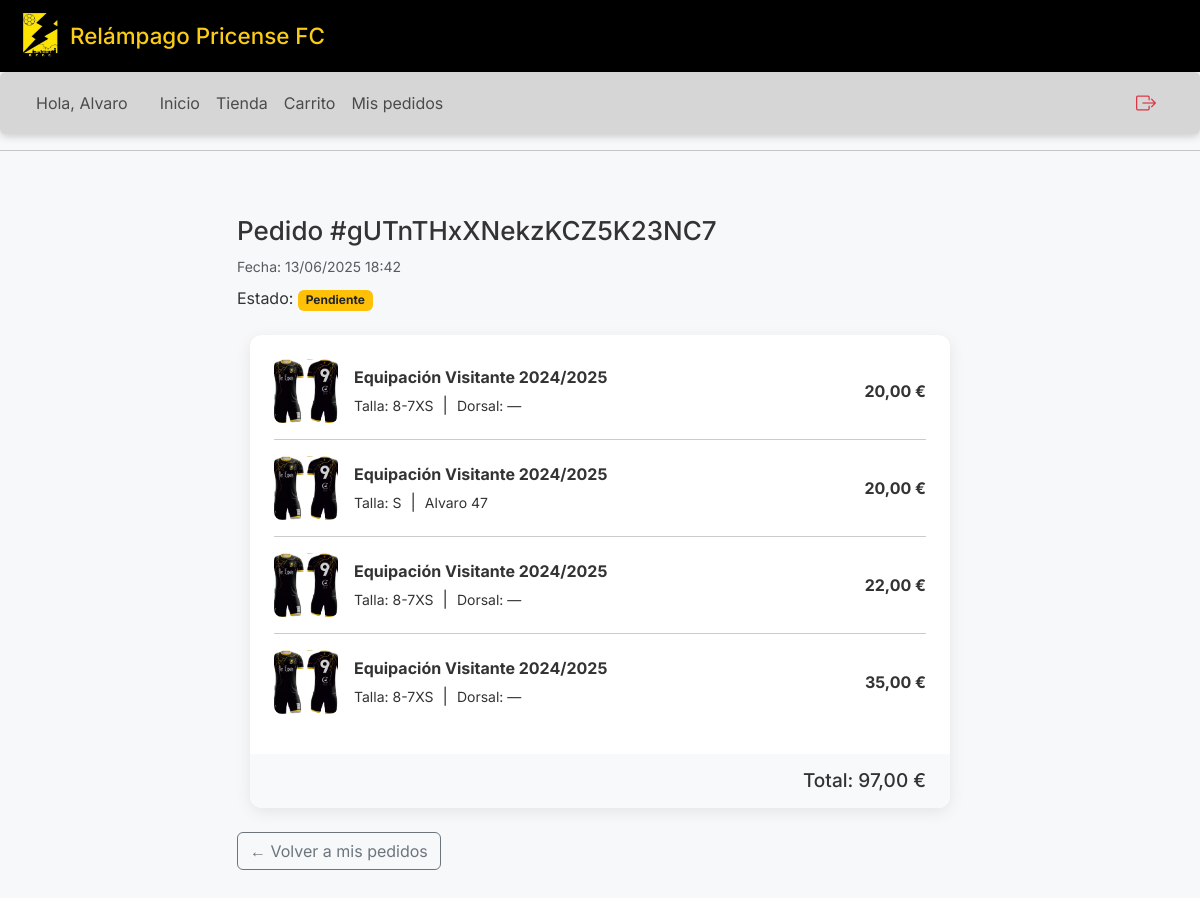
Page /mis-pedidos/gUTnTHxXNekzKCZ5K23NC7/ (signed in) on the committed database.
### relampagoweb/models.py (models this page shows, shortened)
class Usuario(AbstractBaseUser, PermissionsMixin):
    name = models.CharField(max_length=100)
    apellidos = models.CharField(max_length=100)
    telefono = models.CharField(max_length=20)
    email = models.EmailField(unique=True)
    is_active = models.BooleanField(default=True)
    is_staff = models.BooleanField(default=False)
    is_gestor = models.BooleanField(default=False)
    USERNAME_FIELD = 'email'
    REQUIRED_FIELDS = ['name', 'apellidos']
    objects = UsuarioManager()

class Pedido(models.Model):
    usuario = models.ForeignKey(settings.AUTH_USER_MODEL, on_delete=models.CASCADE, related_name='pedidos')
    fecha = models.DateTimeField(auto_now_add=True)
    pagado = models.BooleanField(default=False)
    id = models.CharField(primary_key=True, max_length=22, default=shortuuid.uuid, editable=False)
    usar_descuento = models.BooleanField(default=False)
    from decimal import Decimal
    @property
    def total(self):
        PRECIO_CAMISETA_NORMAL   = Decimal('22.00')
        PRECIO_CAMISETA_DESC     = Decimal('20.00')
        total = Decimal('0.00')
        num_camisetas = 0
        for linea in self.lineas.all():
            if linea.compra_tipo == 'solo_camiseta':
                num_camisetas += 1
            else:
                total += linea.producto.precio
        if num_camisetas:
            pares   = (num_camisetas // 2) if self.usar_descuento else 0
            sueltas = num_camisetas - (pares * 2)
            total += (pares * 2) * PRECIO_CAMISETA_DESC
            total += sueltas * PRECIO_CAMISETA_NORMAL
        return total

class LineaPedido(models.Model):
    pedido = models.ForeignKey(Pedido, on_delete=models.CASCADE, related_name='lineas')
    producto = models.ForeignKey(Producto, on_delete=models.CASCADE)
    talla = models.CharField(max_length=10)
    nombre_dorsal = models.CharField(max_length=100, blank=True, null=True)
    numero_dorsal = models.PositiveIntegerField(blank=True, null=True)
    compra_tipo = models.CharField(max_length=20, blank=True, null=True)  # <- AÑADIDO
    precio_unitario = models.DecimalField(max_digits=6, decimal_places=2, default=0.00)
    costo_unitario  = models.DecimalField(max_digits=6, decimal_places=2, default=0.00)

class Producto(models.Model):
    TIPO_PRODUCTO = (
        ('Camiseta', 'Camiseta'),
        ('Equipación', 'Equipación'),
        ('Sudadera', 'Sudadera'),
    )
    nombre = models.CharField(max_length=100)
    tipo = models.CharField(max_length=20, choices=TIPO_PRODUCTO)
    descripcion = models.TextField(blank=True)
    imagen = models.ImageField(upload_to='productos/')
    precio = models.DecimalField(max_digits=6, decimal_places=2)
    precio_camiseta_sola = models.DecimalField(
        max_digits=6, decimal_places=2,
        null=True, blank=True,
        help_text="Coste unitario de la camiseta suelta (si procede)"
    )
    precio_camiseta_descuento = models.DecimalField(
        max_digits=6, decimal_places=2,
        null=True, blank=True,
        help_text="Coste unitario de la camiseta suelta con descuento (si procede)"
    )
    coste_provedor= models.DecimalField(
        max_digits=6, decimal_places=2,
        null=False, blank=True,
        help_text="Precio que pagamos al proveedor por el producto, usar para equipaciones completas y sudaderas",
        default=Decimal('35.00')
    )
    coste_provedor_camiseta = models.DecimalField(
        max_digits=6, decimal_places=2,
        null=True, blank=True,
        help_text="Precio que pagamos al proveedor por la equipación solo camiseta",
        default=Decimal('22.00')
    )

### relampagoweb/views.py (the view)
# urls.py: path('mis-pedidos/<str:pedido_id>/', detalle_mi_pedido_view, name='detalle_mi_pedido'),
@login_required
def detalle_mi_pedido_view(request, pedido_id):
    pedido = get_object_or_404(Pedido, id=pedido_id, usuario=request.user)
    return render(request, 'detalle_mi_pedido.html', {
        'pedido': pedido
    })

### relampagoweb/templates/detalle_mi_pedido.html (shortened to what this page needs)
{% extends 'base.html' %}
{% load static %}
{% block content %}
<section class="container py-5" style="max-width: 750px;">
  <h2 style="font-size: 26px;">Pedido #{{ pedido.id }}</h2>
  <small class="text-muted">Fecha: {{ pedido.fecha|date:"d/m/Y H:i" }}</small>
  <p class="mt-2">
    Estado:
    {% if pedido.pagado %}
      <span class="badge bg-success">Pagado</span>
    {% else %}
      <span class="badge bg-warning text-dark">Pendiente</span>
    {% endif %}
  </p>
  <div class="detalle-card">
    <div class="card-body">
      {% for linea in pedido.lineas.all %}
      <div class="linea-item">
        <img src="{{ linea.producto.imagen.url }}" alt="">
        <div class="linea-info">
          <strong>{{ linea.producto.nombre }}</strong>
          <small>Talla: {{ linea.talla }}</small> &nbsp;|&nbsp;
          <small>
            {% if linea.nombre_dorsal %}
              {{ linea.nombre_dorsal }} {{ linea.numero_dorsal }}
            {% else %}
              Dorsal: —
            {% endif %}
          </small>
        </div>
        <div class="linea-importe">
          {{ linea.precio_unitario|floatformat:2 }} €
        </div>
      </div>
      {% if not forloop.last %}<hr>{% endif %}
      {% endfor %}
    </div>
    <div class="card-footer">
      <h5 style="font-size: 19px; margin: 0;">Total: {{ pedido.total|floatformat:2 }} €</h5>
    </div>
  </div>
  <a href="{% url 'mis_pedidos' %}" class="btn btn-outline-secondary mt-4">
    ← Volver a mis pedidos
  </a>
</section>
{% endblock %}

### relampagoweb/templates/base.html (shortened to what this page needs)
{% load static %}
<!DOCTYPE html>
<html lang="es">
<head>
  <link href="https://cdn.jsdelivr.net/npm/bootstrap@5.3.3/dist/css/bootstrap.min.css" rel="stylesheet">
  <link href="https://cdn.jsdelivr.net/npm/bootstrap-icons@1.10.5/font/bootstrap-icons.css" rel="stylesheet">
  <link rel="stylesheet" href="{% static 'css/estilos.css' %}">
  <link rel="stylesheet" href="https://cdn.jsdelivr.net/npm/swiper@11/swiper-bundle.min.css" />
</head>
<body>
  {% block layout %}
    <header style="background-color: #000; color: #facc15; display: flex; align-items: center; gap: 10px; padding: 10px 20px;">
      <img src="{% static 'img/escudo.png' %}" alt="Escudo" width="40">
      <h1 class="m-0" style="font-size: 1.4rem;">Relámpago Pricense FC</h1>
    </header>
    <nav class="navbar navbar-expand-lg px-4 py-2 mb-0" style="background-color: #d6d6d6; border-radius: 6px;">
      <div class="container-fluid">
        <div class="collapse navbar-collapse" id="navbarOpciones">
          {% if user.is_authenticated %}
            <span class="navbar-text me-4">Hola, {{ user.name }}</span>
          {% endif %}
          <ul class="navbar-nav me-auto mb-2 mb-lg-0">
            <li class="nav-item"><a class="nav-link" href="{% url 'inicio' %}">Inicio</a></li>
            <li class="nav-item"><a class="nav-link" href="{% url 'tienda' %}">Tienda</a></li>
            {% if user.is_authenticated %}
              <li class="nav-item"><a class="nav-link" href="{% url 'carrito' %}">Carrito</a></li>
              <li class="nav-item"><a class="nav-link" href="{% url 'mis_pedidos' %}">Mis pedidos</a></li>
            {% endif %}
          </ul>
          <ul class="navbar-nav mb-2 mb-lg-0">
            {% if user.is_authenticated %}
              <li class="nav-item">
                <a href="#" class="text-danger fs-5 nav-link" title="Cerrar sesión"
                   data-bs-toggle="modal" data-bs-target="#logoutModal">
                  <i class="bi bi-box-arrow-right"></i>
                </a>
              </li>
            {% else %}
              <li class="nav-item"><a class="nav-link" href="{% url 'login' %}">Iniciar sesión</a></li>
              <li class="nav-item"><a class="nav-link" href="{% url 'registro' %}">Registrarse</a></li>
            {% endif %}
          </ul>
        </div>
      </div>
    </nav>
    <hr>
  {% endblock %}
  {% block content %}{% endblock %}
</body>
</html>

### relampagoweb/static/css/estilos.css (style rules this page uses)
html, body { font-family: 'Inter', sans-serif; margin: 0; padding: 0; background-color: #f7f8fa; color: #333; }
.navbar { background-color: #000; padding: 10px 20px; box-shadow: 0 2px 8px rgba(0, 0, 0, 0.2); position: sticky; top: 0; z-index: 1000; }

### relampagoweb/templates/base.html (style rules this page uses)
body { font-family: 'Inter', sans-serif; }

### relampagoweb/templates/detalle_mi_pedido.html (style rules this page uses)
.detalle-card { background: #fff; border-radius: 12px; box-shadow: 0 4px 16px rgba(0,0,0,0.08); overflow: hidden; margin-top: 1.5rem; max-width: 700px; margin-left: auto; margin-right: auto; }
.detalle-card .card-body { padding: 1.5rem; }
.linea-item { display: flex; align-items: center; gap: 1rem; margin-bottom: 1rem; }
.linea-item img { width: 64px; height: 64px; object-fit: cover; border-radius: 8px; background: #fafafa; flex-shrink: 0; }
.linea-info { flex: 1; text-align: left; }
.linea-info strong { display: block; margin-bottom: .25rem; }
.linea-importe { font-weight: bold; min-width: 80px; text-align: right; }
.card-footer { background: #f8f9fa; padding: 1rem 1.5rem; text-align: right; }

### rows in the picture
Usuario: name "Alvaro"
Pedido: id "gUTnTHxXNekzKCZ5K23NC7", fecha "13/06/2025 18:42", total "97,00"
LineaPedido: producto.imagen (picture), producto.nombre "Equipación Visitante 2024/2025", talla "8-7XS", nombre_dorsal "Dorsal: —", precio_unitario "20,00"
LineaPedido: producto.imagen (picture), producto.nombre "Equipación Visitante 2024/2025", talla "S", nombre_dorsal "Alvaro", numero_dorsal "47", precio_unitario "20,00"
LineaPedido: producto.imagen (picture), producto.nombre "Equipación Visitante 2024/2025", talla "8-7XS", nombre_dorsal "Dorsal: —", precio_unitario "22,00"
LineaPedido: producto.imagen (picture), producto.nombre "Equipación Visitante 2024/2025", talla "8-7XS", nombre_dorsal "Dorsal: —", precio_unitario "35,00"
